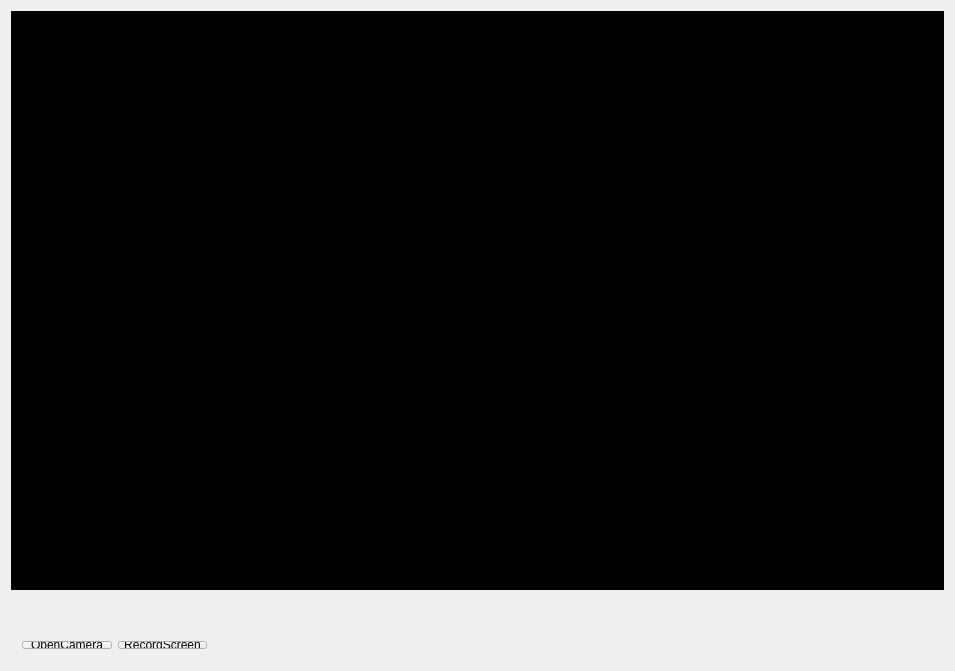
<?xml version="1.0" encoding="UTF-8"?>
<ui version="4.0">
 <class>QtLiveWidgetDemoClass</class>
 <widget class="QWidget" name="QtLiveWidgetDemoClass">
  <property name="geometry">
   <rect>
    <x>0</x>
    <y>0</y>
    <width>955</width>
    <height>671</height>
   </rect>
  </property>
  <property name="windowTitle">
   <string>QtLiveWidgetDemo</string>
  </property>
  <widget class="QLabel" name="VideoLabel">
   <property name="geometry">
    <rect>
     <x>11</x>
     <y>11</y>
     <width>933</width>
     <height>579</height>
    </rect>
   </property>
   <property name="styleSheet">
    <string notr="true">background-color: rgb(0, 0, 0);</string>
   </property>
   <property name="text">
    <string/>
   </property>
  </widget>
  <widget class="QWidget" name="">
   <property name="geometry">
    <rect>
     <x>11</x>
     <y>630</y>
     <width>207</width>
     <height>30</height>
    </rect>
   </property>
   <layout class="QHBoxLayout" name="horizontalLayout">
    <item>
     <widget class="QPushButton" name="OpenLive">
      <property name="text">
       <string>OpenCamera</string>
      </property>
     </widget>
    </item>
    <item>
     <widget class="QPushButton" name="RecordScreen">
      <property name="text">
       <string>RecordScreen</string>
      </property>
     </widget>
    </item>
   </layout>
  </widget>
 </widget>
 <layoutdefault spacing="6" margin="11"/>
 <resources>
  <include location="QtLiveWidgetDemo.qrc"/>
 </resources>
 <connections/>
</ui>
